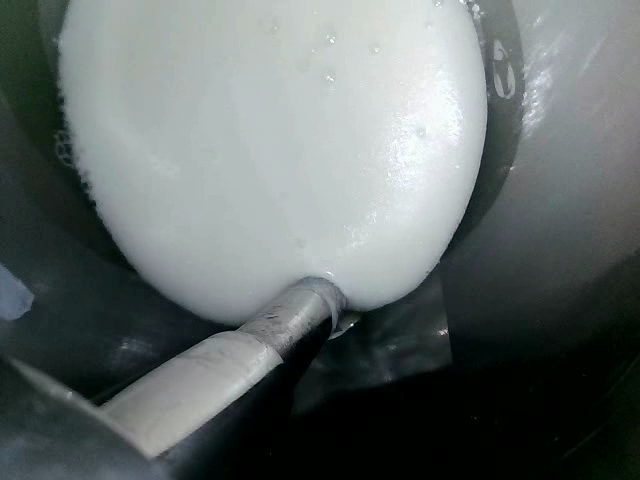
#> input picture frames5/frame_no_0108.png, 640 x 480 px
$ python kmeans_test.py
#> lines starting #> are read from the running program, lines starting #| are printed output that depends on the picture; after the words box and inside, x2 and y2 are one past the last pixel; in counts of white or black regions, pixels touching at a corner belong together
#> in main, image is the input picture: shape (480, 640, 3); mean B, G, R 106.9, 107.6, 100.1
# Configura la cartella delle immagini
image_folder = "frames5"  # Cambia con il percorso della tua cartella
points = 'points_to_crop.txt'
clusters = 2  # Numero di cluster per K-means

import cv2
import numpy as np
from sklearn.cluster import KMeans
from skimage.feature import local_binary_pattern
import matplotlib.pyplot as plt

def preprocess_and_segment(img, n_clusters=3):
    # Leggi l'immagine
#> called with n_clusters = 3
    if img is None:
        raise ValueError("Impossibile leggere l'immagine")

    # Converti in scala di grigi
    gray = cv2.cvtColor(img, cv2.COLOR_BGR2GRAY)

    # 1. Aumenta il contrasto con CLAHE
    clahe = cv2.createCLAHE(clipLimit=2.0, tileGridSize=(8,8))
    img_clahe = clahe.apply(gray)
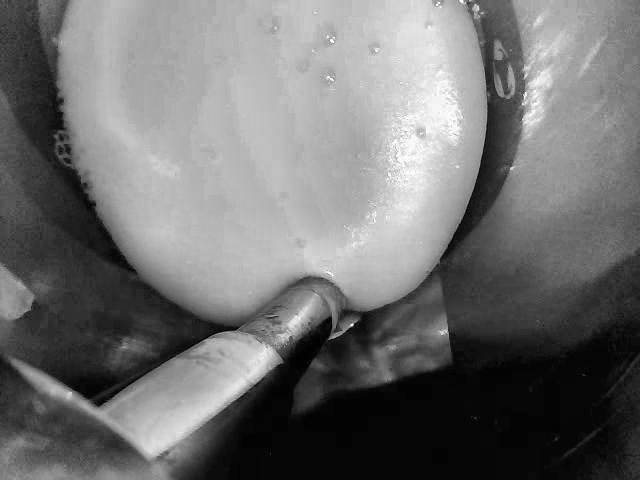
#> img_clahe: shape (480, 640); min 1, max 255, mean 112.2

    # 2. Applica filtro bilaterale per ridurre il rumore preservando i bordi
    bilateral = cv2.bilateralFilter(img_clahe, 9, 75, 75)

    # 3. Calcola LBP per le texture
    radius = 1
    n_points = 8 * radius
    lbp = local_binary_pattern(gray, n_points, radius, method='uniform')
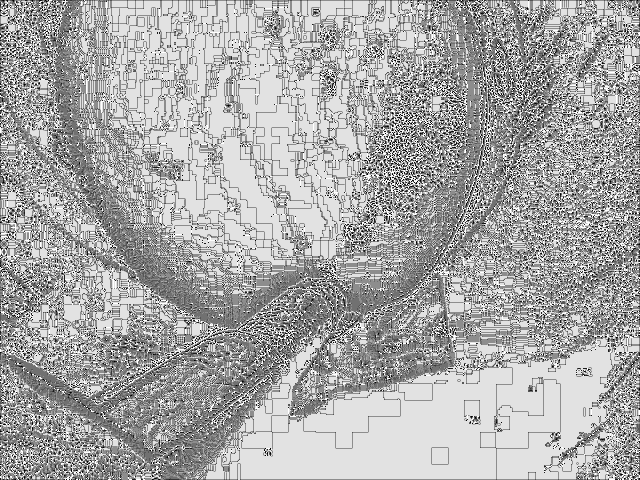
#> lbp: shape (480, 640) float64; min 0, max 9, mean 5.98; drawn with min black and max white

    # 4. Estrai canale V dallo spazio HSV
    hsv = cv2.cvtColor(img, cv2.COLOR_BGR2HSV)
#> hsv: shape (480, 640, 3); mean H, S, V 84.6, 68.3, 108.6
    v_channel = hsv[:,:,2]

    # Normalizza tutte le features tra 0 e 1
    bilateral_norm = bilateral / 255.0
    lbp_norm = (lbp - lbp.min()) / (lbp.max() - lbp.min())
    v_norm = v_channel / 255.0

    # Combina le features
    h, w = gray.shape
#> h = 480; w = 640
    features = np.column_stack([
        bilateral_norm.reshape(-1),
        lbp_norm.reshape(-1),
        v_norm.reshape(-1)
    ])

    # Applica k-means
    kmeans = KMeans(n_clusters=n_clusters, random_state=42)
    labels = kmeans.fit_predict(features)

    # Riorganizza i labels in forma di immagine
    segmented = labels.reshape(h, w)
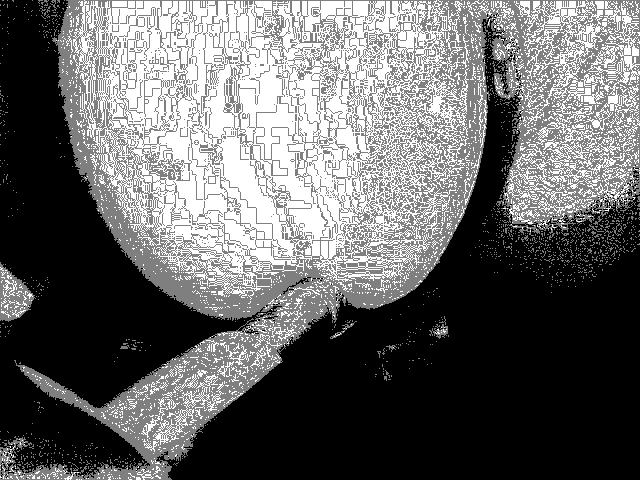
#> segmented: shape (480, 640) int32; min 0, max 2, mean 0.811; drawn with min black and max white

    # Identifica il cluster della schiuma (assumiamo sia il cluster più chiaro)
    cluster_means = []
    for i in range(n_clusters):
        cluster_mean = np.mean(bilateral_norm.reshape(-1)[labels == i])
        cluster_means.append((i, cluster_mean))
#> this loop made 3 passes
#> cluster_mean on passes 1 to 3: 0.165, 0.638, 0.701
#> after the loop, cluster_means = [(0, 0.165), (1, 0.638), (2, 0.701)]

    # Ordina i cluster per luminosità media
    foam_cluster = max(cluster_means, key=lambda x: x[1])[0]
#> foam_cluster = 2

    # Crea maschera binaria per la schiuma
    foam_mask = (segmented == foam_cluster).astype(np.uint8) * 255
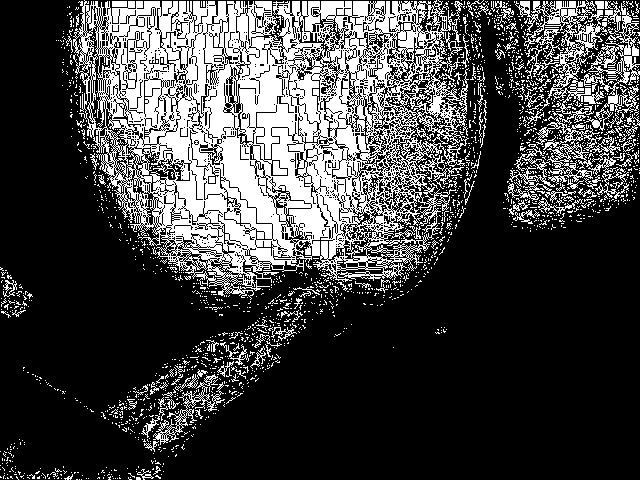
#> foam_mask: shape (480, 640); 26.4% white; 1949 white regions (1840 under 20 px), largest, box (x1, y1, x2, y2) and area: (73, 0, 469, 300) 62510, (515, 0, 608, 115) 2524, (581, 1, 640, 131) 1874

    return img, segmented, foam_mask

def visualize_results(original, segmented, foam_mask):
    plt.figure(figsize=(15, 5))

    plt.subplot(131)
    plt.imshow(cv2.cvtColor(original, cv2.COLOR_BGR2RGB))
    plt.title('Immagine Originale')
    plt.axis('off')

    plt.subplot(132)
    plt.imshow(segmented, cmap='viridis')
    plt.title('Segmentazione K-means')
    plt.axis('off')

    plt.subplot(133)
    plt.imshow(foam_mask, cmap='gray')
    plt.title('Maschera Schiuma')
    plt.axis('off')

    plt.tight_layout()
    plt.show()
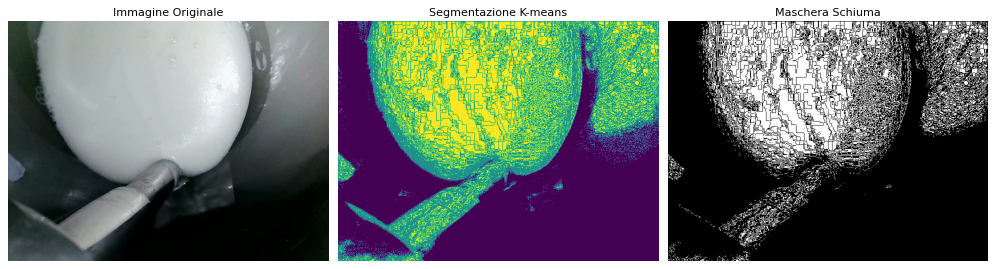
#> figure drawn by matplotlib, 3 panels

# Funzione principale
def main(image_path, n_clusters=3):
    try:
        image = cv2.imread(image_path)
        original, segmented, foam_mask = preprocess_and_segment(image, n_clusters)
        visualize_results(original, segmented, foam_mask)

        # Opzionale: applica operazioni morfologiche per pulire la maschera
        kernel = np.ones((5,5), np.uint8)
        foam_mask_cleaned = cv2.morphologyEx(foam_mask, cv2.MORPH_OPEN, kernel)
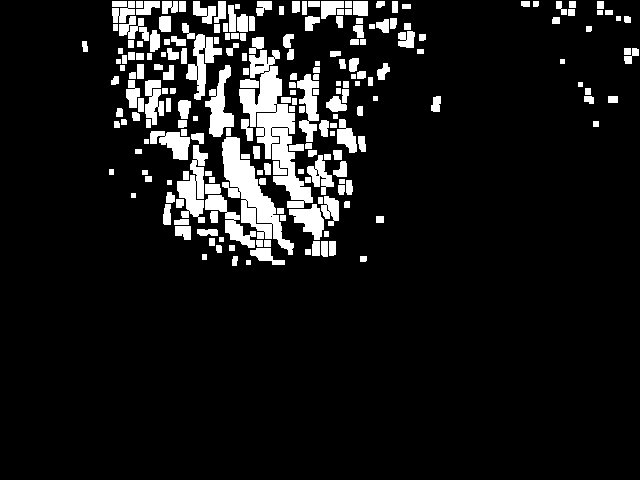
#> foam_mask_cleaned: shape (480, 640); 9.9% white; 214 white regions, largest, box (x1, y1, x2, y2) and area: (239, 50, 313, 208) 4307, (222, 137, 294, 255) 2937, (177, 145, 208, 223) 1196
        foam_mask_cleaned = cv2.morphologyEx(foam_mask_cleaned, cv2.MORPH_CLOSE, kernel)
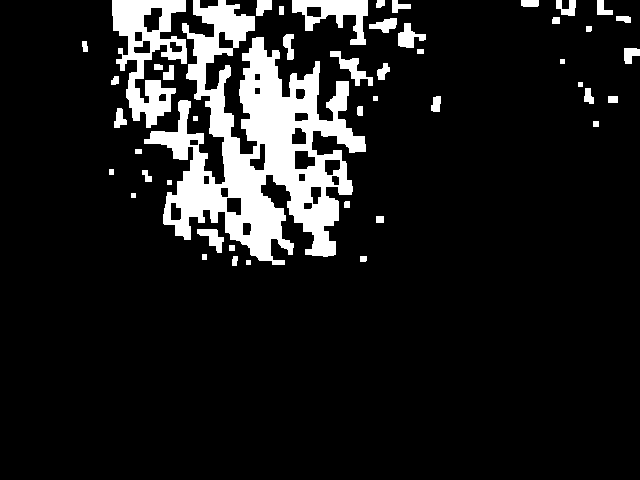
#> foam_mask_cleaned: shape (480, 640); 11.4% white; 47 white regions, largest, box (x1, y1, x2, y2) and area: (144, 0, 366, 265) 24265, (112, 0, 187, 128) 4538, (292, 0, 368, 45) 1561

        # Mostra anche la versione pulita della maschera
        plt.figure(figsize=(10, 5))
        plt.subplot(121)
        plt.imshow(foam_mask, cmap='gray')
        plt.title('Maschera Originale')
        plt.axis('off')

        plt.subplot(122)
        plt.imshow(foam_mask_cleaned, cmap='gray')
        plt.title('Maschera Pulita')
        plt.axis('off')

        plt.tight_layout()
        plt.show()

        return foam_mask_cleaned

    except Exception as e:
        print(f"Errore durante l'elaborazione: {str(e)}")
        return None

# Uso
if __name__ == "__main__":
    image_path = "frames5/frame_no_0108.png"
    foam_mask = main(image_path, n_clusters=3)

$ run again, with frames5/frame_no_0000.png copied over frames5/frame_no_0108.png
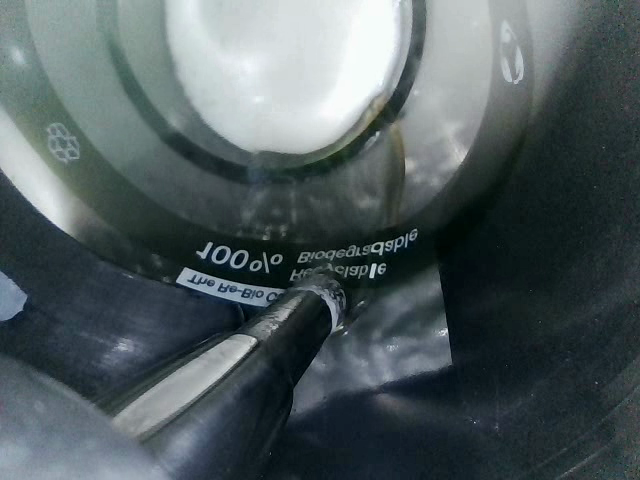
#> input picture frames5/frame_no_0000.png, 640 x 480 px
#> in main, image is the input picture: shape (480, 640, 3); mean B, G, R 94.3, 91.6, 79.9
#> hsv: shape (480, 640, 3); mean H, S, V 93.4, 66.9, 95.3
#> in preprocess_and_segment, `segmented = labels.reshape(h, w)`:
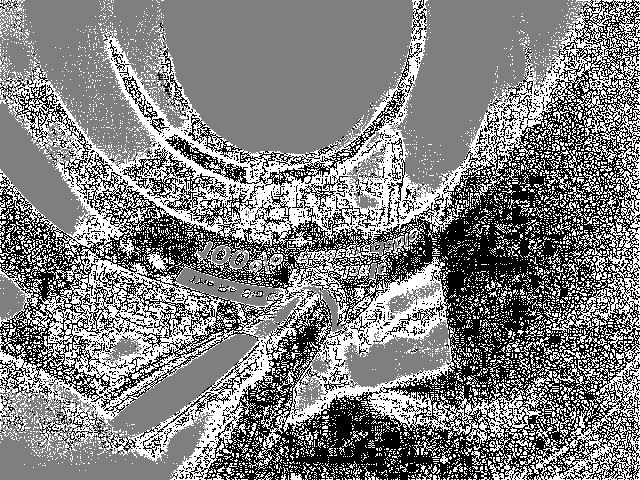
#> segmented: shape (480, 640) int32; min 0, max 2, mean 1.02; drawn with min black and max white
#> the loop in preprocess_and_segment, `for i in range(n_clusters):` made 3 passes
#> cluster_mean on passes 1 to 3: 0.224, 0.707, 0.315
#> after the loop in preprocess_and_segment, `for i in range(n_clusters):`: cluster_means = [(0, 0.224), (1, 0.707), (2, 0.315)]
#> foam_cluster = 1
#> foam_mask: shape (480, 640); 30.8% white; 526 white regions (494 under 20 px), largest, box (x1, y1, x2, y2) and area: (0, 0, 413, 166) 46854, (390, 0, 590, 194) 18157, (0, 389, 209, 480) 7957
#> in main, `foam_mask_cleaned = cv2.morphologyEx(foam_mask_cleaned, cv2.MORPH_CLOS..`:
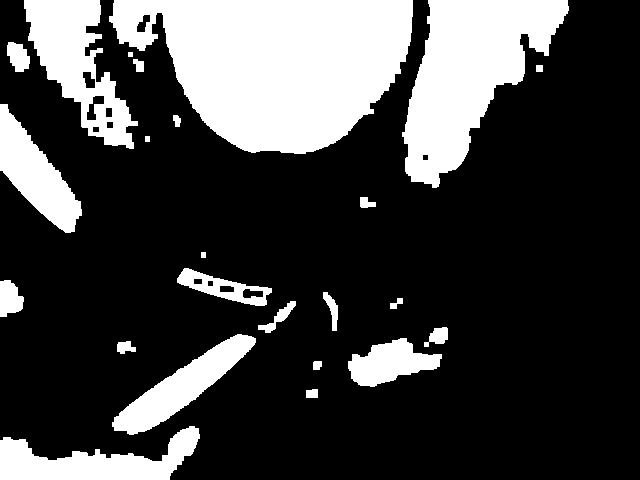
#> foam_mask_cleaned: shape (480, 640); 25.5% white; 24 white regions, largest, box (x1, y1, x2, y2) and area: (109, 0, 413, 154) 32475, (402, 0, 569, 188) 16505, (24, 0, 138, 149) 7640
